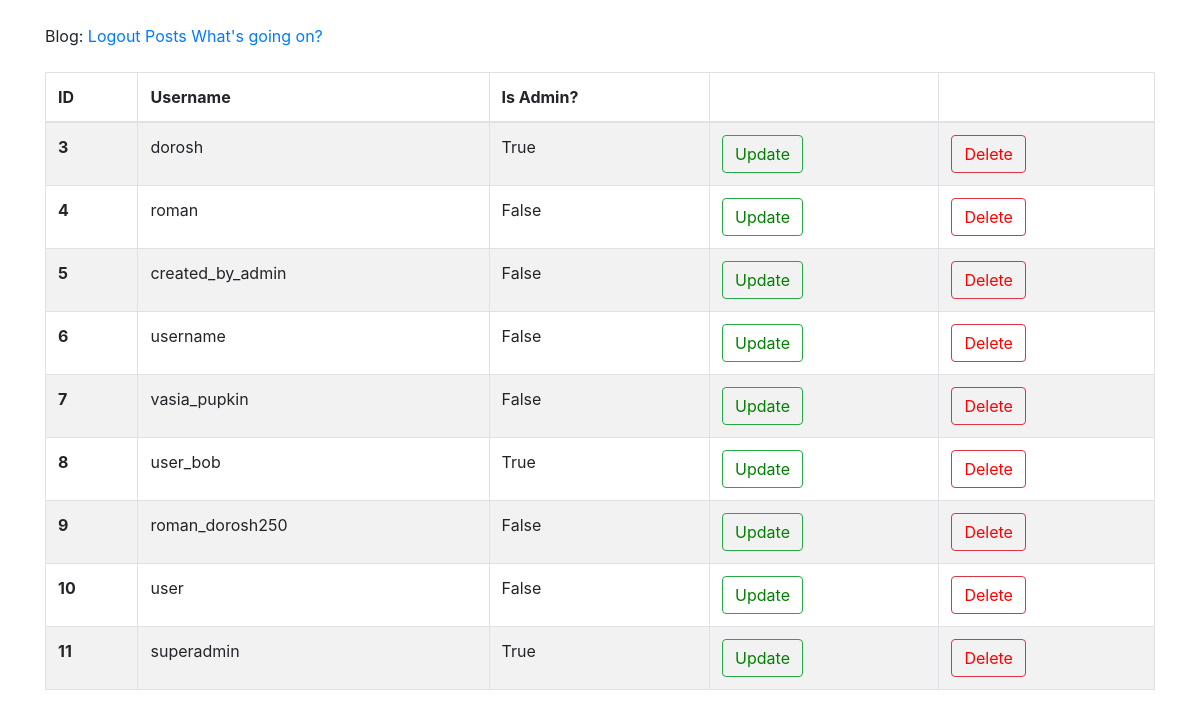
Page /administrator/users/ (signed in) on the earlier database version.
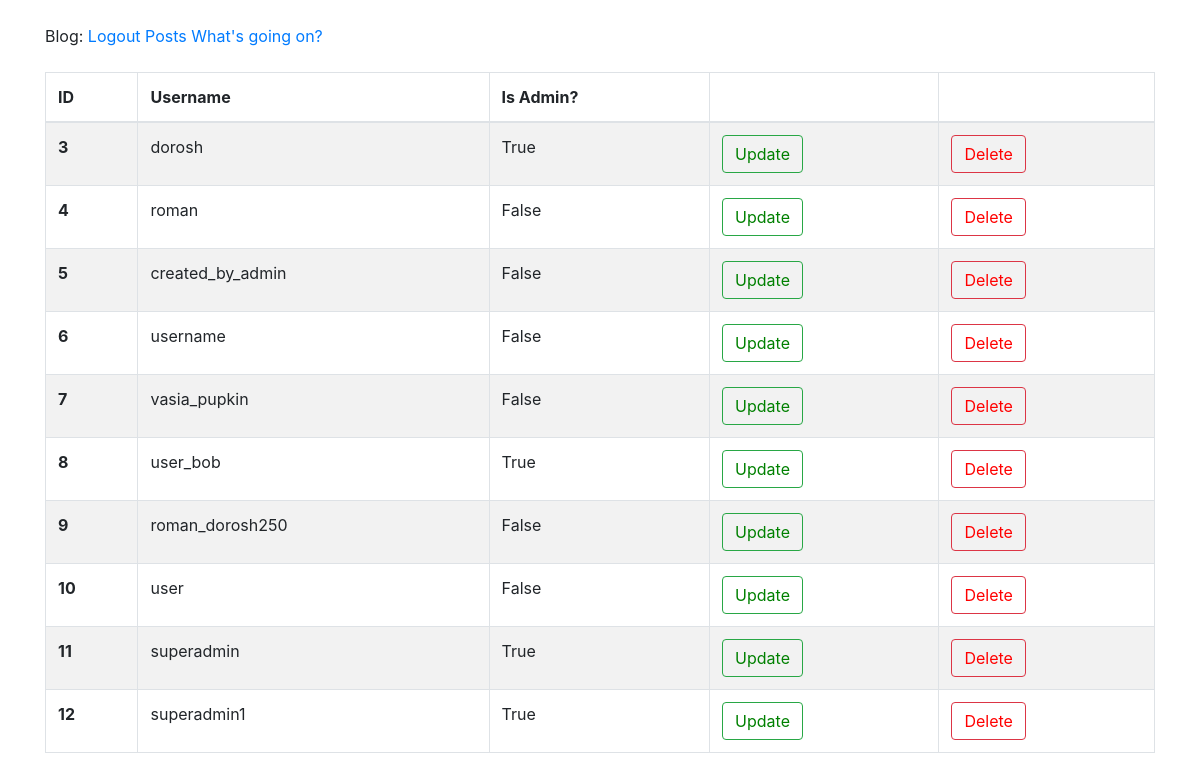
Same page on the later database version.
### app/models.py (models this page shows, shortened)
class User(UserMixin, db.Model):
    id = db.Column(db.Integer, primary_key=True)
    username = db.Column(db.String(64), index=True, unique=True)
    email = db.Column(db.String(120), index=True, unique=True)
    image_file = db.Column(db.String(20), nullable=False, default = 'default.jpg')
    about_me = db.Column(db.String(200), nullable=True)
    last_seen = db.Column(db.DateTime, default=datetime.utcnow)
    password_hash = db.Column(db.String(128))
    admin = db.Column(db.Boolean, default=False)
    posts = db.relationship('Post', backref='author', lazy='dynamic')
    def is_admin(self):
        return True if self.admin else False

### app/blueprints/administrator/views.py (the view)
@administrator.route('/administrator/users/')
@login_required
@admin_login_required
def users_list_admin():
    users = User.query.all()
    return render_template('administrator/admin_users_list.html', users=users)

### app/blueprints/administrator/views.py (called while the page is built)
def admin_login_required(func):
    @wraps(func)
    def decorated_view(*args, **kwags):
        if not current_user.is_admin():
            return abort(403)
        return func(*args, **kwags)
    return decorated_view

### app/blueprints/administrator/templates/administrator/admin_users_list.html (shortened to what this page needs)
{% extends "base.html" %}
{% block content %}
    <br>
    <table class="table table-striped table-bordered">
        <thead>
            <tr>
                <th scope="col">ID</th>
                <th scope="col">Username</th>
                <th scope="col">Is Admin?</th>
                <th></th>
                <th></th>
            </tr>
        </thead>
        <tbody>
            {% for user in users %}
                <tr>
                    <th scope="row">{{ user.id }}</th>
                    <td>{{ user.username }}</td>
                    <td>{{ user.admin }}</td>
                    <td><button class="btn btn-outline-success"><a id="update-link" href="{{ url_for('administrator.user_update_admin', user_id=user.id) }}">Update</button></a></td>
                    <td><button class="btn btn-outline-danger"><a id="delete-link" href="{{ url_for('administrator.user_delete_admin', user_id=user.id) }}">Delete</button></a></td>
                </tr>
            {% endfor %}
        </tbody>
    </table>
{% endblock %}

### app/templates/base.html (shortened to what this page needs)
<!DOCTYPE html>
<html lang="en">
    <head>
        <link rel="stylesheet" href="{{ url_for('static', filename='/styles/style.css') }}">
        <link rel="stylesheet" href="https://stackpath.bootstrapcdn.com/bootstrap/4.3.1/css/bootstrap.min.css">
    </head>
    <body class="container">
        <br>
        <div>
            Blog:
            {% if current_user.is_anonymous %}
            <a href="{{ url_for('auth.login') }}">Login</a>
            {% else %}
            <a href="{{ url_for('auth.logout') }}">Logout</a>
            {% endif %}
            <a href="{{ url_for('posts.posts') }}">Posts</a>
            <a href="{{ url_for('posts.new_post') }}">What's going on?</a>
        </div>
        {% block content %}{% endblock %}
    </body>
</html>

### app/static/styles/style.css (style rules this page uses)
#delete-link { text-decoration: none; color: red; }
#update-link { text-decoration: none; color: green; }

Differences in the rows shown:
added User: id "12", username "superadmin1", admin "True"
